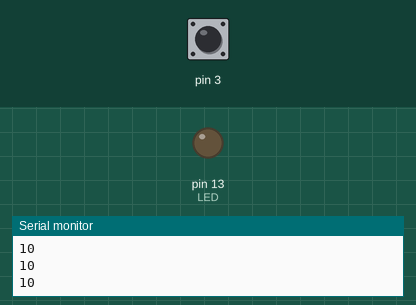
Bench run of a sketch on a simulated Arduino Uno, built with avr-gcc and run on an emulated ATmega328P. Shown: output pins drawn as LEDs (lit = HIGH), the last lines printed to the serial monitor. The inputs (shaded band) are chosen by the test bench; at power-on: pin 3 HIGH.

Above: at 1.2 s.
1.3 s: pin 3 pulled LOW for 0.15 s
At 1.37 s:
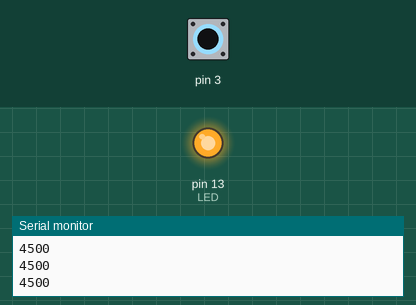
2.9 s: pin 3 pulled LOW for 3.2 s
At 7.2 s:
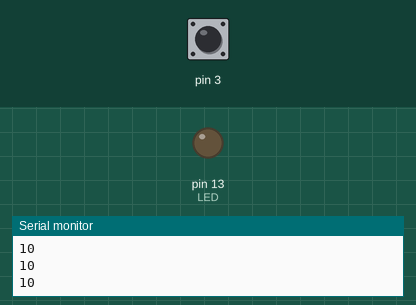
Timing chart, 0 to 8.7 s (numbered marks = the images above; inputs shaded):
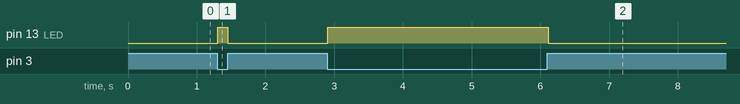

The sketch:

CapacitiveLED.ino
```cpp
// CapacitiveSensor library link http://playground.arduino.cc/Main/CapacitiveSensor?from=Main.CapSense

#include <CapacitiveSensor.h>

CapacitiveSensor sensor = CapacitiveSensor(2, 3);

int th = 120;
int LED = 13;

void setup()
{
  Serial.begin(9600);
  pinMode(LED, OUTPUT);
  sensor.set_CS_AutocaL_Millis(0xFFFFFFFF);
  // turn off autocalibrate on channel 1 - just as an example
}

void loop()
{
  long sensorValue = sensor.capacitiveSensor(30);
  Serial.println(sensorValue);

  if (sensorValue > th)
  {
    digitalWrite(LED, HIGH);
  }
  else
  {
    digitalWrite(LED, LOW);
  }
  delay(10);
}
```

Measured:
- after the input at 1.3 s, pin 13 (LED): LOW → HIGH at once, → LOW 0.15 s later
- after the input at 2.9 s, pin 13 (LED): LOW → HIGH at once, → LOW 3.2 s later
